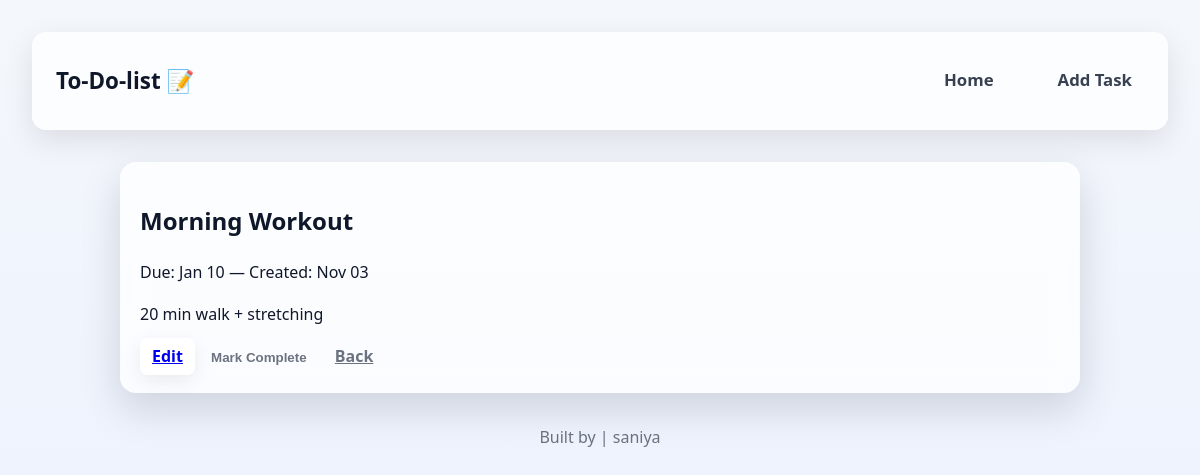
The page /task/15/ on the database its author committed.
### tasks/models.py (models this page shows, shortened)
class Task(models.Model):
    title = models.CharField(max_length=200)
    description = models.TextField(blank=True)
    deadline = models.DateField()
    completed = models.BooleanField(default=False)
    created_at = models.DateField(default=timezone.now)
    class Meta:
        ordering = ['completed', 'deadline', '-created_at']

### tasks/views.py (the view)
# urls.py: path('task/<int:pk>/', views.TaskDetailView.as_view(), name='detail'), # CBV - detail
class TaskDetailView(DetailView):
    model = Task
    template_name = 'tasks/detail.html'
    context_object_name = 'task'

### templates/tasks/detail.html
{% extends 'base.html' %}
{% block content %}
<section class="panel">
  <h2>{{ task.title }}</h2>
  <p class="muted">Due: {{ task.deadline|date:'M d' }} — Created: {{ task.created_at|date:'M d' }}</p>
  <div class="task-full">
    <p>{{ task.description|linebreaksbr }}</p>
  </div>
  <div class="actions">
    <a class="btn" href="{% url 'tasks:edit' task.pk %}">Edit</a>
    <form method="post" action="{% url 'tasks:toggle' task.pk %}" style="display:inline">{% csrf_token %}<button class="btn ghost">{% if task.completed %}Mark Pending{% else %}Mark Complete{% endif %}</button></form>
    <a class="btn ghost" href="{% url 'tasks:index' %}">Back</a>
  </div>
</section>
{% endblock %}

### static/css/styles.css (style rules this page uses)
:root { --bg: #f4f7fb; --card: rgba(255, 255, 255, 0.75); --muted: #6b7280; --text: #0f172a; --accent: #6366f1; --accent-2: #22c55e; --danger: #ef4444; --radius-lg: 16px; --radius-md: 10px; --radius-sm: 8px; --shadow-sm: 0 6px 18px rgba(15, 23, 42, 0.08); --shadow-lg: 0 16px 40px rgba(15, 23, 42, 0.15); --font: "Segoe UI", Roboto, Arial, sans-serif; }
*, *::before, *::after { box-sizing: border-box; }
html, body { height: 100%; }
body { margin: 0; font-family: var(--font); background: linear-gradient(180deg, var(--bg), #eaf0ff); color: var(--text); line-height: 1.6; padding: 2rem; }
.panel { background: var(--card); border-radius: var(--radius-lg); padding: 1.25rem; box-shadow: var(--shadow-lg); backdrop-filter: blur(12px); }
.btn { padding: 0.45rem 0.75rem; border-radius: var(--radius-sm); border: none; font-weight: 700; cursor: pointer; background: #fff; box-shadow: var(--shadow-sm); }
.btn.ghost { background: transparent; box-shadow: none; color: var(--muted); }

### rows shown on the page
Task: title "Morning Workout", deadline "Jan 10", created_at "Nov 03", description "20 min walk + stretching"
